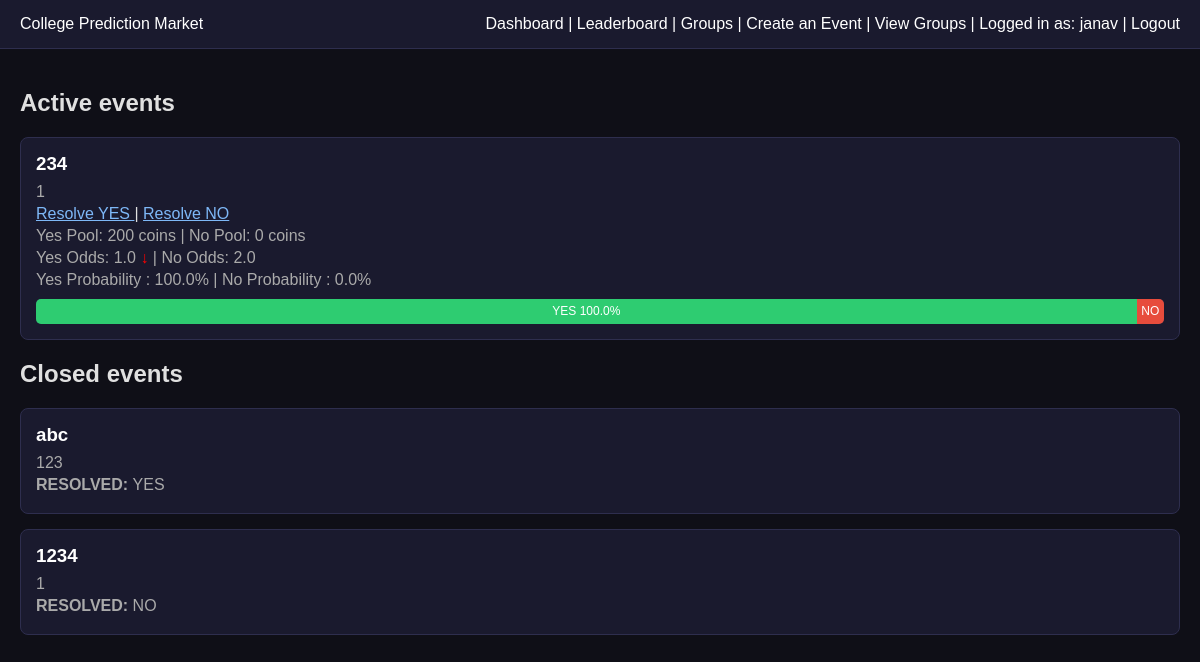
The page / (signed in) on the database its author committed.
### models.py (models this page shows)
class User(db.Model):
    __tablename__ = "users"
    id = db.Column(db.Integer, primary_key = True)
    username = db.Column(db.String(50), unique = True, nullable = False)
    password_hash = db.Column(db.String(50), nullable = False)
    coins = db.Column(db.Integer, default = 1000)
    created_at = db.Column(db.DateTime, default = datetime.utcnow)
    is_admin = db.Column(db.Boolean, default = False)
    roll_number = db.Column(db.String(20), unique = True, nullable = False)

class Event(db.Model):
    __tablename__ = "events"
    id = db.Column(db.Integer, primary_key = True)
    title = db.Column(db.String(200))
    description = db.Column(db.Text)
    prev_yes_odds = db.Column(db.Float, default = 0)
    prev_no_odds = db.Column(db.Float, default = 0)
    created_at = db.Column(db.DateTime, default = datetime.utcnow)
    status = db.Column(db.String(20), default="open")
    result = db.Column(db.String(3), nullable=True)

### routes/betting.py (the view)
@betting_bp.route("/")
def dashboard():
    if "user_id" not in session:
        return redirect(url_for("auth.login"))
    user = db.session.get(User, session["user_id"])
    if user is None:
        session.clear()
        return redirect(url_for("auth.login"))
    events = Event.query.all()
    event_data = []
    for event in events:
        bets = Bet.query.filter_by(event_id=event.id).all()
        yes_pool = sum(b.amount for b in bets if b.side == "YES")
        no_pool = sum(b.amount for b in bets if b.side == "NO")
        total = yes_pool + no_pool
        if total > 0:
            yes_prob = round((yes_pool / total) * 100, 1)
            no_prob = round((no_pool / total) * 100, 1)
        else:
            yes_prob = 50
            no_prob = 50
        yes_odds = round(total / yes_pool, 2) if yes_pool > 0 else 2.0
        no_odds = round(total / no_pool, 2) if no_pool > 0 else 2.0
        yes_direction = "same"
        no_direction = "same"
        if event.prev_yes_odds:
            if yes_odds > event.prev_yes_odds:
                yes_direction = "up"
            elif yes_odds < event.prev_yes_odds:
                yes_direction = "down"
        if event.prev_no_odds:
            if no_odds > event.prev_no_odds:
                no_direction = "up"
            elif no_odds < event.prev_no_odds:
                no_direction = "down"
        user_bet = Bet.query.filter_by(
            event_id=event.id,
            user_id=user.id
        ).first()
        event_data.append({
            "event": event,
            "yes_pool": yes_pool,
            "no_pool": no_pool,
            "yes_prob": yes_prob,
            "no_prob": no_prob,
            "yes_odds": yes_odds,
            "no_odds": no_odds,
            "yes_direction": yes_direction,
            "no_direction": no_direction,
            "user_bet": user_bet
        })
    return render_template(
        "dashboard.html",
        event_data=event_data,
        current_user=user
    )

### templates/dashboard.html (shortened to what this page needs)
{% extends "base.html" %}
{% block content %}
<h2>Active events</h2>
{%if event_data%}
{% for data in event_data %}
{%set event = data.event%}
{% if event.status == "open" %}
<div class="event-card">
    <h3>{{ event.title }}</h3>
    <p>{{ event.description }}</p>
    {% if current_user.is_admin %}
    <a href="{{ url_for('admin.resolve_event', event_id=event.id, result='YES') }}">
        Resolve YES
    </a>
    |
    <a href="{{ url_for('admin.resolve_event', event_id=event.id, result='NO') }}">
        Resolve NO
    </a>
    {% endif %}
    <p>Yes Pool: {{data.yes_pool}} coins | No Pool: {{data.no_pool}} coins</p>
    <p>Yes Odds: {{data.yes_odds}}
        {%if data.yes_direction == "up"%}
        <span style="color:green">↑</span>
        {% elif data.yes_direction == "down" %}
        <span style="color:red">↓</span>
        {% endif %}
        | No Odds: {{data.no_odds}}
    </p>
    <p>Yes Probability : {{data.yes_prob}}% | No Probability : {{data.no_prob}}%</p>
    <div class="probability-bar">
        <div class="yes-bar" style="width: {{data.yes_prob}}%">
            YES {{data.yes_prob}}%
        </div>
        <div class="no-bar" style="flex: 1">
            NO {{data.no_prob}}%
        </div>
    </div>
</div>
{% endif %}
{% endfor %}
{%else%}
<h2>No active events</h2>
{%endif%}
<h2>Closed events</h2>
{% for data in event_data %}
{%set event = data.event%}
{% if event.status == "resolved" %}
<div class="event-card">
    <h3>{{ event.title }}</h3>
    <p>{{ event.description }}</p>
    <p><strong>RESOLVED: </strong>{{event.result}}</p>
</div>
{%endif%}
{%endfor%}
{% endblock %}

### templates/base.html (shortened to what this page needs)
<!DOCTYPE html>
<html>
<head>
    <link rel="stylesheet" href="{{url_for('static', filename='css/style.css')}}" </head>
<body>
    <div class="navbar">
        <div style="display: flex; justify-content: space-between; align-items: center;">
            College Prediction Market
            {%if current_user%}
            <div>
                <a href="{{ url_for('betting.dashboard') }}" style="color: white;">Dashboard</a> |
                <a href="{{ url_for('betting.leaderboard') }}" style="color: white;">Leaderboard</a> |
                <a href="{{ url_for('groups.groups') }}" style="color: white;">Groups</a> |
                {%if current_user.is_admin%}
                <a href="{{url_for('admin.create_event')}}" style="color: white;">Create an Event</a> |
                <a href="{{url_for('admin.admin_groups')}}" style="color: white;">View Groups</a> |
                {%else%}
                Coins: {{current_user.coins}} |
                <a href="{{url_for('auth.profile')}}" style="color: white;">Profile</a> |
                {%endif%}
                Logged in as: {{current_user.username}} |
                <a href="{{url_for('auth.logout')}}" style="color: white;">Logout</a>
            </div>
            {%endif%}
        </div>
    </div>
    <div class="container">
        {% block content %}{% endblock %}
    </div>
</body>
</html>

### static/css/style.css (style rules this page uses)
body { font-family: Arial; background: #0f0f17; color: #e0e0e0; margin: 0; }
a { color: #7eb8f7; }
.navbar { background: #1a1a2e; color: white; padding: 15px 20px; border-bottom: 1px solid #2e2e4e; }
.navbar a { color: #ccc; text-decoration: none; }
.container { padding: 20px; }
.event-card { background: #1a1a2e; border: 1px solid #2e2e4e; padding: 15px; margin-bottom: 15px; border-radius: 8px; }
.event-card h3 { margin: 0 0 8px 0; color: #ffffff; }
.event-card p { color: #aaa; margin: 4px 0; }
.probability-bar { display: flex; height: 25px; width: 100%; background: #2e2e4e; border-radius: 5px; overflow: hidden; margin-top: 10px; }
.yes-bar { background: #2ecc71; color: white; text-align: center; font-size: 12px; line-height: 25px; }
.no-bar { background: #e74c3c; color: white; text-align: center; font-size: 12px; line-height: 25px; }

### rows shown on the page
User: username "janav"
Event: title "234", description "1"
Event: title "abc", description "123", result "YES"
Event: title "1234", description "1", result "NO"

### other values the page prints
{{ data.yes_pool }} "200"
{{ data.no_pool }} "0"
{{ data.yes_odds }} "1.0"
{{ data.no_odds }} "2.0"
{{ data.yes_prob }} "100.0"
{{ data.no_prob }} "0.0"
